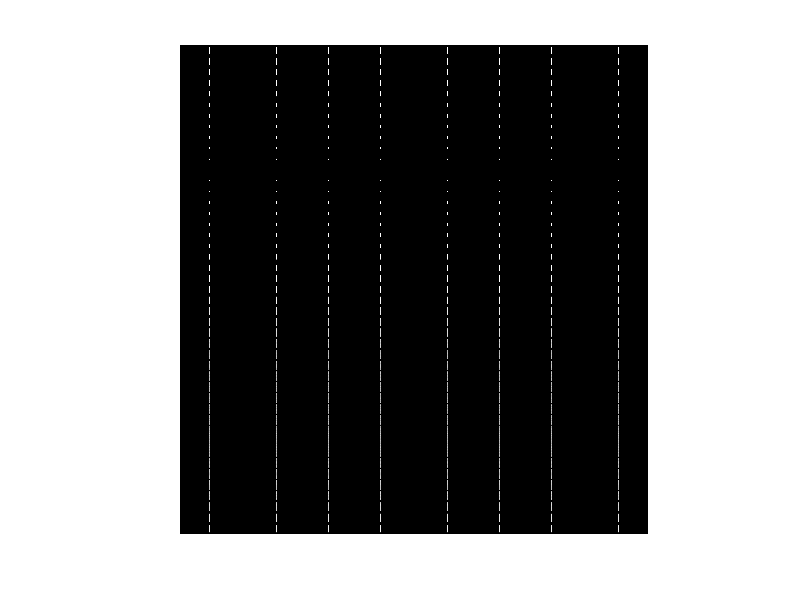

Reproduce this figure in MATLAB.
angle=0:4:179;
f = eye(64);
g = radon(f,angle);

A=reshape(g,[],1);
B=reshape(f,1,[]);
Radonmatrix=A*B;
imshow(Radonmatrix);
C=svds(Radonmatrix)